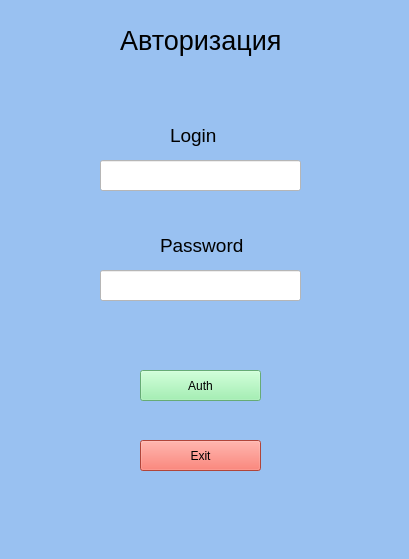
<?xml version="1.0" encoding="UTF-8"?>
<ui version="4.0">
 <class>MainWindow</class>
 <widget class="QMainWindow" name="MainWindow">
  <property name="geometry">
   <rect>
    <x>0</x>
    <y>0</y>
    <width>409</width>
    <height>559</height>
   </rect>
  </property>
  <property name="windowTitle">
   <string>MainWindow</string>
  </property>
  <property name="styleSheet">
   <string notr="true">background-color: rgb(153, 193, 241)</string>
  </property>
  <widget class="QWidget" name="centralwidget">
   <widget class="QLabel" name="label">
    <property name="geometry">
     <rect>
      <x>120</x>
      <y>0</y>
      <width>171</width>
      <height>81</height>
     </rect>
    </property>
    <property name="font">
     <font>
      <pointsize>20</pointsize>
     </font>
    </property>
    <property name="text">
     <string>Авторизация</string>
    </property>
   </widget>
   <widget class="QLineEdit" name="lineEdit_login">
    <property name="geometry">
     <rect>
      <x>100</x>
      <y>160</y>
      <width>201</width>
      <height>31</height>
     </rect>
    </property>
    <property name="styleSheet">
     <string notr="true">background-color: rgb(255, 255, 255);</string>
    </property>
   </widget>
   <widget class="QLineEdit" name="lineEdit_pass">
    <property name="geometry">
     <rect>
      <x>100</x>
      <y>270</y>
      <width>201</width>
      <height>31</height>
     </rect>
    </property>
    <property name="styleSheet">
     <string notr="true">background-color: rgb(255, 255, 255);</string>
    </property>
   </widget>
   <widget class="QPushButton" name="btn_auth">
    <property name="geometry">
     <rect>
      <x>140</x>
      <y>370</y>
      <width>121</width>
      <height>31</height>
     </rect>
    </property>
    <property name="styleSheet">
     <string notr="true">background-color: rgb(143, 240, 164)</string>
    </property>
    <property name="text">
     <string>Auth</string>
    </property>
   </widget>
   <widget class="QPushButton" name="btn_exit">
    <property name="geometry">
     <rect>
      <x>140</x>
      <y>440</y>
      <width>121</width>
      <height>31</height>
     </rect>
    </property>
    <property name="styleSheet">
     <string notr="true">background-color: rgb(246, 97, 81);</string>
    </property>
    <property name="text">
     <string>Exit</string>
    </property>
   </widget>
   <widget class="QLabel" name="label_2">
    <property name="geometry">
     <rect>
      <x>170</x>
      <y>120</y>
      <width>61</width>
      <height>31</height>
     </rect>
    </property>
    <property name="font">
     <font>
      <pointsize>14</pointsize>
     </font>
    </property>
    <property name="whatsThis">
     <string>&lt;html&gt;&lt;head/&gt;&lt;body&gt;&lt;p align=&quot;center&quot;&gt;Login&lt;/p&gt;&lt;/body&gt;&lt;/html&gt;</string>
    </property>
    <property name="text">
     <string>Login</string>
    </property>
   </widget>
   <widget class="QLabel" name="label_3">
    <property name="geometry">
     <rect>
      <x>160</x>
      <y>230</y>
      <width>91</width>
      <height>31</height>
     </rect>
    </property>
    <property name="font">
     <font>
      <pointsize>14</pointsize>
     </font>
    </property>
    <property name="text">
     <string>Password</string>
    </property>
   </widget>
  </widget>
  <widget class="QMenuBar" name="menubar">
   <property name="geometry">
    <rect>
     <x>0</x>
     <y>0</y>
     <width>409</width>
     <height>23</height>
    </rect>
   </property>
  </widget>
  <widget class="QStatusBar" name="statusbar"/>
 </widget>
 <resources/>
 <connections/>
</ui>
